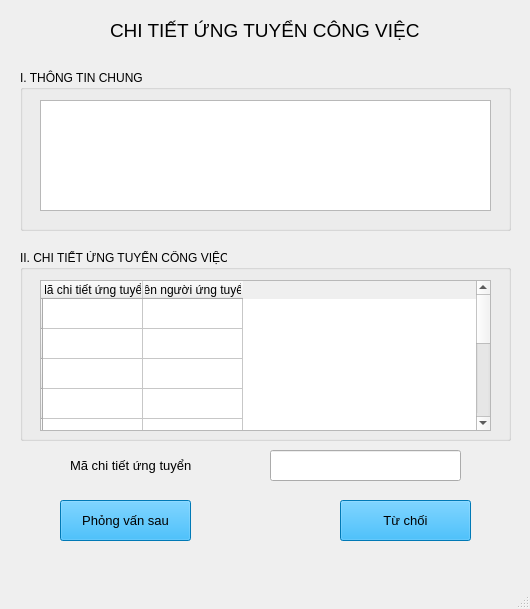
<?xml version="1.0" encoding="UTF-8"?>
<ui version="4.0">
 <class>MainWindow</class>
 <widget class="QMainWindow" name="MainWindow">
  <property name="geometry">
   <rect>
    <x>0</x>
    <y>0</y>
    <width>530</width>
    <height>609</height>
   </rect>
  </property>
  <property name="windowTitle">
   <string>MainWindow</string>
  </property>
  <widget class="QWidget" name="centralwidget">
   <widget class="QGroupBox" name="groupBox">
    <property name="geometry">
     <rect>
      <x>20</x>
      <y>70</y>
      <width>491</width>
      <height>161</height>
     </rect>
    </property>
    <property name="font">
     <font>
      <pointsize>9</pointsize>
     </font>
    </property>
    <property name="title">
     <string>I. THÔNG TIN CHUNG</string>
    </property>
    <widget class="QListView" name="li_TTCongViec_ntd">
     <property name="geometry">
      <rect>
       <x>20</x>
       <y>30</y>
       <width>451</width>
       <height>111</height>
      </rect>
     </property>
    </widget>
   </widget>
   <widget class="QGroupBox" name="groupBox_2">
    <property name="geometry">
     <rect>
      <x>20</x>
      <y>250</y>
      <width>491</width>
      <height>191</height>
     </rect>
    </property>
    <property name="font">
     <font>
      <pointsize>9</pointsize>
     </font>
    </property>
    <property name="title">
     <string>II. CHI TIẾT ỨNG TUYỂN CÔNG VIỆC</string>
    </property>
    <widget class="QTableWidget" name="table_dsCongViec">
     <property name="geometry">
      <rect>
       <x>20</x>
       <y>30</y>
       <width>451</width>
       <height>151</height>
      </rect>
     </property>
     <row>
      <property name="text">
       <string/>
      </property>
     </row>
     <row>
      <property name="text">
       <string/>
      </property>
     </row>
     <row>
      <property name="text">
       <string/>
      </property>
     </row>
     <row>
      <property name="text">
       <string/>
      </property>
     </row>
     <row>
      <property name="text">
       <string/>
      </property>
     </row>
     <row>
      <property name="text">
       <string/>
      </property>
     </row>
     <row>
      <property name="text">
       <string/>
      </property>
     </row>
     <row>
      <property name="text">
       <string/>
      </property>
     </row>
     <row>
      <property name="text">
       <string/>
      </property>
     </row>
     <row>
      <property name="text">
       <string/>
      </property>
     </row>
     <column>
      <property name="text">
       <string>Mã chi tiết ứng tuyển</string>
      </property>
     </column>
     <column>
      <property name="text">
       <string>Tên người ứng tuyển</string>
      </property>
     </column>
     <item row="0" column="0">
      <property name="text">
       <string/>
      </property>
      <property name="font">
       <font>
        <weight>75</weight>
        <bold>true</bold>
       </font>
      </property>
     </item>
    </widget>
   </widget>
   <widget class="QLabel" name="label">
    <property name="geometry">
     <rect>
      <x>110</x>
      <y>10</y>
      <width>361</width>
      <height>41</height>
     </rect>
    </property>
    <property name="font">
     <font>
      <pointsize>14</pointsize>
     </font>
    </property>
    <property name="text">
     <string>CHI TIẾT ỨNG TUYỂN CÔNG VIỆC</string>
    </property>
   </widget>
   <widget class="QLabel" name="label_2">
    <property name="geometry">
     <rect>
      <x>70</x>
      <y>450</y>
      <width>161</width>
      <height>31</height>
     </rect>
    </property>
    <property name="font">
     <font>
      <pointsize>10</pointsize>
     </font>
    </property>
    <property name="text">
     <string>Mã chi tiết ứng tuyển</string>
    </property>
   </widget>
   <widget class="QLineEdit" name="te_machitietungtuyen">
    <property name="geometry">
     <rect>
      <x>270</x>
      <y>450</y>
      <width>191</width>
      <height>31</height>
     </rect>
    </property>
   </widget>
   <widget class="QPushButton" name="bt_dongy">
    <property name="geometry">
     <rect>
      <x>60</x>
      <y>500</y>
      <width>131</width>
      <height>41</height>
     </rect>
    </property>
    <property name="font">
     <font>
      <pointsize>10</pointsize>
     </font>
    </property>
    <property name="styleSheet">
     <string notr="true">background-color: rgb(0, 170, 255);</string>
    </property>
    <property name="text">
     <string>Phỏng vấn sau</string>
    </property>
   </widget>
   <widget class="QPushButton" name="bt_tuchoi">
    <property name="geometry">
     <rect>
      <x>340</x>
      <y>500</y>
      <width>131</width>
      <height>41</height>
     </rect>
    </property>
    <property name="font">
     <font>
      <pointsize>10</pointsize>
     </font>
    </property>
    <property name="styleSheet">
     <string notr="true">background-color: rgb(0, 170, 255);</string>
    </property>
    <property name="text">
     <string>Từ chối</string>
    </property>
   </widget>
  </widget>
  <widget class="QMenuBar" name="menubar">
   <property name="geometry">
    <rect>
     <x>0</x>
     <y>0</y>
     <width>530</width>
     <height>26</height>
    </rect>
   </property>
  </widget>
  <widget class="QStatusBar" name="statusbar"/>
 </widget>
 <resources/>
 <connections/>
</ui>
